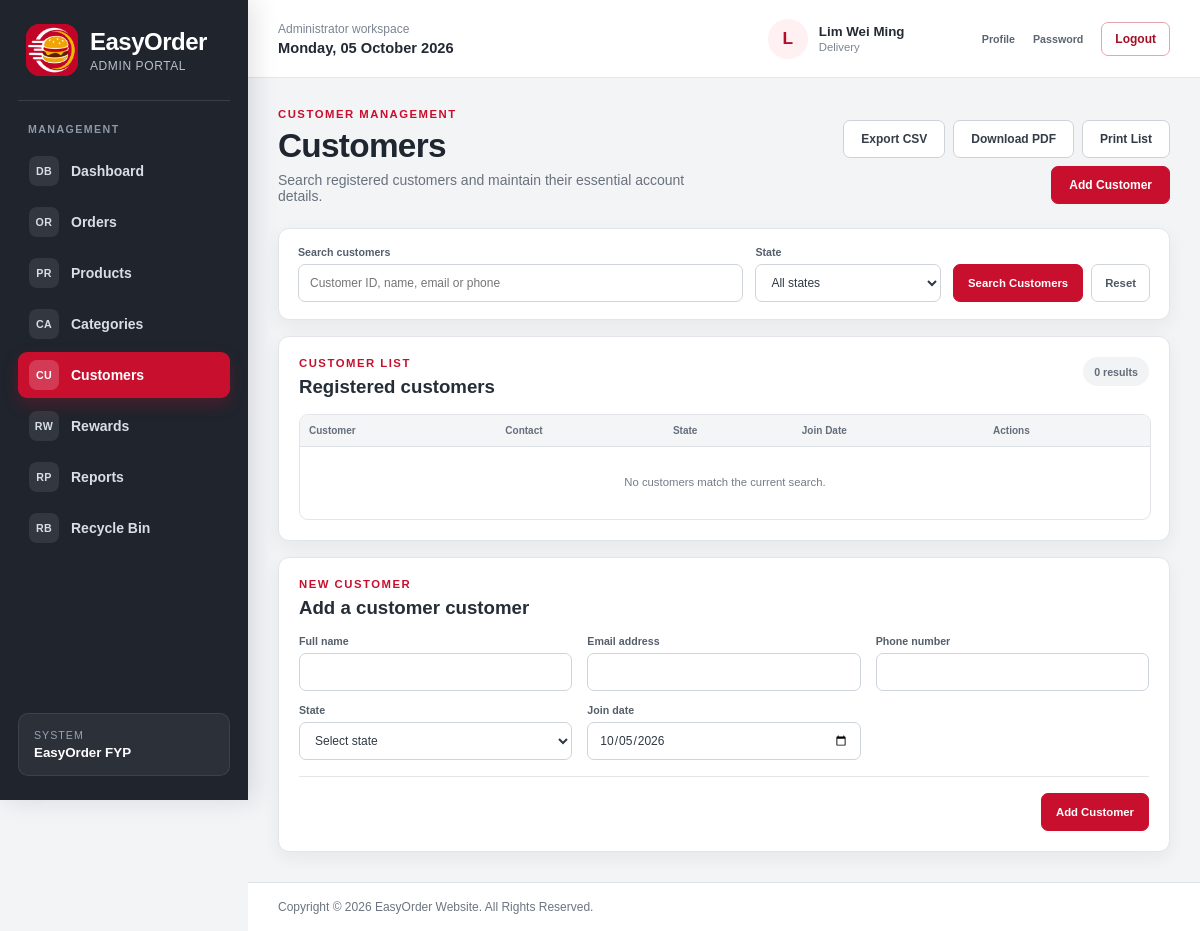
Before: /admin_customer.php (signed in) with the older database file.
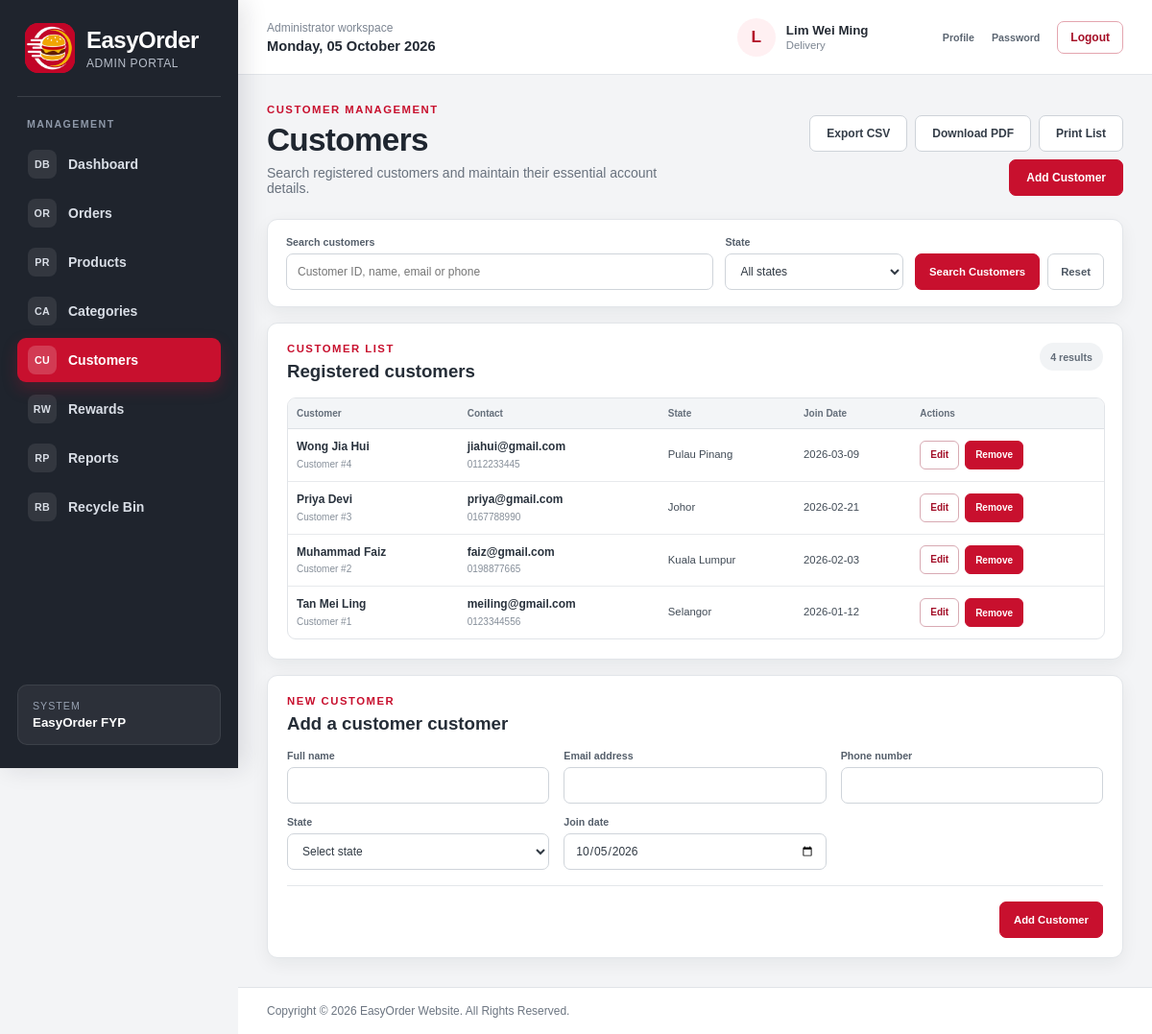
After: the same page with the newer database file.
### tables this page shows
CREATE TABLE `staff` (
  `staff_id` char(5) NOT NULL,
  `staff_name` varchar(100) NOT NULL,
  `staff_role` varchar(20) NOT NULL,
  `staff_email` varchar(100) NOT NULL,
  `staff_phone` varchar(15) NOT NULL,
  `staff_password` varchar(50) NOT NULL,
  `staff_isDelete` int(1) NOT NULL DEFAULT 0
);

CREATE TABLE `customer` (
  `customer_id` int(11) NOT NULL,
  `customer_name` varchar(100) NOT NULL,
  `customer_email` varchar(100) NOT NULL,
  `customer_password` varchar(255) NOT NULL,
  `customer_phone` varchar(15) NOT NULL,
  `customer_gender` varchar(10) NOT NULL,
  `customer_dob` date NOT NULL,
  `customer_address` varchar(140) NOT NULL DEFAULT '',
  `customer_state` varchar(30) NOT NULL,
  `customer_city` varchar(50) NOT NULL,
  `customer_postcode` char(5) NOT NULL,
  `customer_points` int(6) NOT NULL DEFAULT 0,
  `customer_joindate` date NOT NULL,
  `customer_isDelete` int(1) NOT NULL DEFAULT 0
);

### admin_customer.php (the view, shortened to what this page needs)
<?php
include("dataconnection.php");
require_once("admin_shell.php");
function admin_customer_html($value)
{
	return htmlspecialchars((string)$value,ENT_QUOTES,"UTF-8");
}
$search = trim((string)($_GET["search"] ?? ""));
$state_filter = trim((string)($_GET["state"] ?? ""));
$like_search = "%".$search."%";
$customer_stmt = mysqli_prepare($connect,
	"SELECT customer_id,customer_name,customer_email,customer_phone,customer_state,customer_joindate
	 FROM customer
	 WHERE customer_isDelete=0
	 AND (?='' OR CAST(customer_id AS CHAR) LIKE ? OR customer_name LIKE ? OR customer_email LIKE ? OR customer_phone LIKE ?)
	 AND (?='' OR customer_state=?)
	 ORDER BY customer_id DESC");
$customers = array();
if($customer_stmt)
{
	mysqli_stmt_bind_param($customer_stmt,"sssssss",$search,$like_search,$like_search,$like_search,$like_search,$state_filter,$state_filter);
	mysqli_stmt_execute($customer_stmt);
	$customer_result = mysqli_stmt_get_result($customer_stmt);
	while($customer_row = mysqli_fetch_assoc($customer_result))
	{
		$customers[] = $customer_row;
	}
}
$editing_customer = null;
$customer_export_params = array("type"=>"customers");
$customer_export_url = "admin_export.php?".http_build_query($customer_export_params);
$customer_pdf_params = $customer_export_params;
$customer_pdf_params["format"] = "pdf";
$customer_pdf_url = "admin_export.php?".http_build_query($customer_pdf_params);
?>
<!DOCTYPE html>
<html lang="en">
<head>
	<link rel="stylesheet" href="style.css">
	<link rel="stylesheet" href="admin_style.css">
</head>
<body class="admin-body">
<?php easyorder_admin_shell_start("admin_customer.php"); ?>
	<section class="admin-page-heading">
		<div>
			<p class="admin-eyebrow">CUSTOMER MANAGEMENT</p>
			<h1>Customers</h1>
			<p>Search registered customers and maintain their essential account details.</p>
		</div>
		<div class="admin-output-actions">
			<a class="admin-secondary-link" href="<?php echo admin_customer_html($customer_export_url); ?>">Export CSV</a>
			<a class="admin-secondary-link" href="<?php echo admin_customer_html($customer_pdf_url); ?>">Download PDF</a>
			<button type="button" class="admin-secondary-button" onclick="window.print()">Print List</button>
			<a class="admin-primary-link" href="#customer-editor">Add Customer</a>
		</div>
	</section>
	<section class="admin-user-filter-panel">
		<form class="admin-user-filter-form" method="get" action="admin_customer.php">
			<label class="admin-user-search">
				<span>Search customers</span>
				<input type="search" name="search" value="<?php echo admin_customer_html($search); ?>" placeholder="Customer ID, name, email or phone">
			</label>
			<label>
				<span>State</span>
				<select name="state">
					<option value="">All states</option>
				</select>
			</label>
			<div class="admin-user-filter-actions">
				<button type="submit">Search Customers</button>
				<a href="admin_customer.php">Reset</a>
			</div>
		</form>
	</section>
	<section class="admin-user-results">
		<header class="admin-section-heading">
			<div>
				<p class="admin-eyebrow">CUSTOMER LIST</p>
				<h2>Registered customers</h2>
			</div>
			<span class="admin-user-result-meta"><?php echo count($customers); ?> result<?php echo count($customers)===1 ? "" : "s"; ?></span>
		</header>
		<div class="admin-user-table-wrap">
			<table class="admin-user-table admin-customer-table">
				<thead>
					<tr><th>Customer</th><th>Contact</th><th>State</th><th>Join Date</th><th class="admin-print-hide">Actions</th></tr>
				</thead>
				<tbody>
				<?php if(!$customers): ?>
					<tr><td class="admin-list-empty" colspan="5">No customers match the current search.</td></tr>
				<?php else: ?>
					<?php foreach($customers as $customer): ?>
						<tr>
							<td><strong><?php echo admin_customer_html($customer["customer_name"]); ?></strong><small>Customer #<?php echo (int)$customer["customer_id"]; ?></small></td>
							<td><strong><?php echo admin_customer_html($customer["customer_email"]); ?></strong><small><?php echo admin_customer_html($customer["customer_phone"]); ?></small></td>
							<td><?php echo admin_customer_html($customer["customer_state"]); ?></td>
							<td><?php echo admin_customer_html($customer["customer_joindate"]); ?></td>
							<td class="admin-print-hide">
								<div class="admin-user-row-actions">
									<a href="admin_customer.php?edit=<?php echo (int)$customer["customer_id"]; ?>#customer-editor">Edit</a>
									<form method="post" action="admin_customer.php" onsubmit="return confirm('Remove this customer?');">
										<button type="submit">Remove</button>
									</form>
								</div>
							</td>
						</tr>
					<?php endforeach; ?>
				<?php endif; ?>
				</tbody>
			</table>
		</div>
	</section>
	<section id="customer-editor" class="admin-user-editor">
		<header class="admin-section-heading">
			<div>
				<p class="admin-eyebrow"><?php echo $editing_customer ? "UPDATE CUSTOMER" : "NEW CUSTOMER"; ?></p>
				<h2><?php echo $editing_customer ? "Edit ".admin_customer_html($editing_customer["customer_name"]) : "Add a customer customer"; ?></h2>
			</div>
		</header>
		<form class="admin-user-editor-form" method="post" action="admin_customer.php">
			<div class="admin-user-fields">
				<label class="admin-form-field"><span>Full name</span><input type="text" name="customer_name" minlength="2" maxlength="100" value="<?php echo admin_customer_html($editing_customer["customer_name"] ?? ""); ?>" required></label>
				<label class="admin-form-field"><span>Email address</span><input type="email" name="customer_email" maxlength="100" value="<?php echo admin_customer_html($editing_customer["customer_email"] ?? ""); ?>" required></label>
				<label class="admin-form-field"><span>Phone number</span><input type="text" name="customer_phone" inputmode="numeric" pattern="[0-9]{9,15}" minlength="9" maxlength="15" value="<?php echo admin_customer_html($editing_customer["customer_phone"] ?? ""); ?>" required></label>
				<label class="admin-form-field"><span>State</span><select name="customer_state" required><option value="">Select state</option></select></label>
				<label class="admin-form-field"><span>Join date</span><input type="date" name="customer_joindate" value="<?php echo admin_customer_html($editing_customer["customer_joindate"] ?? date("Y-m-d")); ?>" required></label>
			</div>
			<div class="admin-user-form-actions">
				<button type="submit"><?php echo $editing_customer ? "Save Customer Changes" : "Add Customer"; ?></button>
			</div>
		</form>
	</section>
<?php easyorder_admin_shell_end(); ?>
</body>
</html>

### admin_shell.php (shortened to what this page needs)
<?php
if(!function_exists("easyorder_admin_shell_start"))
{
	function easyorder_admin_shell_start($active_page="")
	{
		global $connect;
		$admin_name = $_SESSION["admin_name"] ?? "Administrator";
		$admin_role = $_SESSION["admin_role"] ?? "Staff";
		if($connect && isset($_SESSION["admin_id"]))
		{
			$identity_stmt = mysqli_prepare($connect,"SELECT staff_name,staff_role FROM staff WHERE staff_id=? AND staff_isDelete=0 LIMIT 1");
			if($identity_stmt)
			{
				mysqli_stmt_bind_param($identity_stmt,"s",$_SESSION["admin_id"]);
				if(mysqli_stmt_execute($identity_stmt))
				{
					$identity_result = mysqli_stmt_get_result($identity_stmt);
					if($identity_row = mysqli_fetch_assoc($identity_result))
					{
						$admin_name = $identity_row["staff_name"];
						$admin_role = $identity_row["staff_role"];
					}
				}
			}
		}
		$navigation = array(
			array("page"=>"admin_dashboard.php","label"=>"Dashboard","icon"=>"DB"),
			array("page"=>"admin_order.php","label"=>"Orders","icon"=>"OR"),
			array("page"=>"admin_product.php","label"=>"Products","icon"=>"PR"),
			array("page"=>"admin_category.php","label"=>"Categories","icon"=>"CA"),
			array("page"=>"admin_customer.php","label"=>"Customers","icon"=>"CU"),
			array("page"=>"admin_reward.php","label"=>"Rewards","icon"=>"RW"),
			array("page"=>"admin_report.php","label"=>"Reports","icon"=>"RP"),
			array("page"=>"admin_restore.php","label"=>"Recycle Bin","icon"=>"RB")
		);
		$display_admin_role = $admin_role==="Manager" ? "Super Admin" : $admin_role;
		?>
		<div class="admin-app-shell">
			<aside class="admin-sidebar" aria-label="Administrator navigation">
				<a class="admin-brand" href="admin_dashboard.php" aria-label="EasyOrder administrator dashboard">
					<img src="image/logo.png" width="52" height="52" alt="EasyOrder logo">
					<span><strong>EasyOrder</strong><small>Admin Portal</small></span>
				</a>
				<nav class="admin-navigation">
					<p class="admin-navigation-label">MANAGEMENT</p>
					<?php foreach($navigation as $item): ?>
						<?php $is_active = $active_page===$item["page"]; ?>
						<a href="<?php echo htmlspecialchars($item["page"],ENT_QUOTES,"UTF-8"); ?>" class="<?php echo $is_active ? "active" : ""; ?>"<?php echo $is_active ? ' aria-current="page"' : ""; ?>>
							<span class="admin-nav-icon" aria-hidden="true"><?php echo htmlspecialchars($item["icon"],ENT_QUOTES,"UTF-8"); ?></span>
							<?php echo htmlspecialchars($item["label"],ENT_QUOTES,"UTF-8"); ?>
						</a>
					<?php endforeach; ?>
				</nav>
				<div class="admin-sidebar-note">
					<span>System</span>
					<strong>EasyOrder FYP</strong>
				</div>
			</aside>
			<div class="admin-workspace">
				<header class="admin-topbar">
					<div class="admin-topbar-context">
						<span>Administrator workspace</span>
						<strong><?php echo date("l, d F Y"); ?></strong>
					</div>
					<div class="admin-account-summary">
						<span class="admin-avatar" aria-hidden="true"><?php echo htmlspecialchars(strtoupper(substr($admin_name,0,1)),ENT_QUOTES,"UTF-8"); ?></span>
						<a class="admin-account-copy" href="admin_profile.php" aria-label="Open administrator profile">
							<strong><?php echo htmlspecialchars($admin_name,ENT_QUOTES,"UTF-8"); ?></strong>
							<small><?php echo htmlspecialchars($display_admin_role,ENT_QUOTES,"UTF-8"); ?></small>
						</a>
						<div class="admin-account-actions">
							<a href="admin_profile.php">Profile</a>
							<a href="admin_change_password.php">Password</a>
						</div>
						<a class="admin-logout-link" href="logout.php" onclick="return confirm('Are you sure you want to logout?')">Logout</a>
					</div>
				</header>
				<main id="main" class="admin-main">
		<?php
	}
}
if(!function_exists("easyorder_admin_shell_end"))
{
	function easyorder_admin_shell_end()
	{
		?>
				</main>
				<footer class="admin-footer">
					<p>Copyright &copy; 2026 EasyOrder Website. All Rights Reserved.</p>
				</footer>
			</div>
		</div>
		<?php
	}
}

### style.css (style rules this page uses)
* { font-family:Arial; }
body { background-color:#FFF8F0; color:#333333; margin:0px; }
#main { width:960px; margin:auto; padding:10px 0px 20px 0px; }
input[type="text"],input[type="password"],input[type="email"],input[type="number"],input[type="date"],textarea { border:1px solid #CCCCCC; border-radius:4px; padding:8px 10px 8px 10px; }
th { background-color:#C8102E; color:#FFFFFF; padding:10px; }
td { padding:8px; }
footer { background-color:#2B2B2B; color:#FFFFFF; text-align:center; padding:20px 10px 20px 10px; margin-top:30px; }

Changed rows visible on the page:
added customer: customer_name "Wong Jia Hui", customer_id "4", customer_email "jiahui@gmail.com", customer_phone "0112233445", customer_state "Pulau Pinang", customer_joindate "2026-03-09"
added customer: customer_name "Priya Devi", customer_id "3", customer_email "priya@gmail.com", customer_phone "0167788990", customer_state "Johor", customer_joindate "2026-02-21"
added customer: customer_name "Muhammad Faiz", customer_id "2", customer_email "faiz@gmail.com", customer_phone "0198877665", customer_state "Kuala Lumpur", customer_joindate "2026-02-03"
added customer: customer_name "Tan Mei Ling", customer_id "1", customer_email "meiling@gmail.com", customer_phone "0123344556", customer_state "Selangor", customer_joindate "2026-01-12"
Other visible differences:
count($customers): "0" → "4"
text no longer shown: "No customers match the current search."
